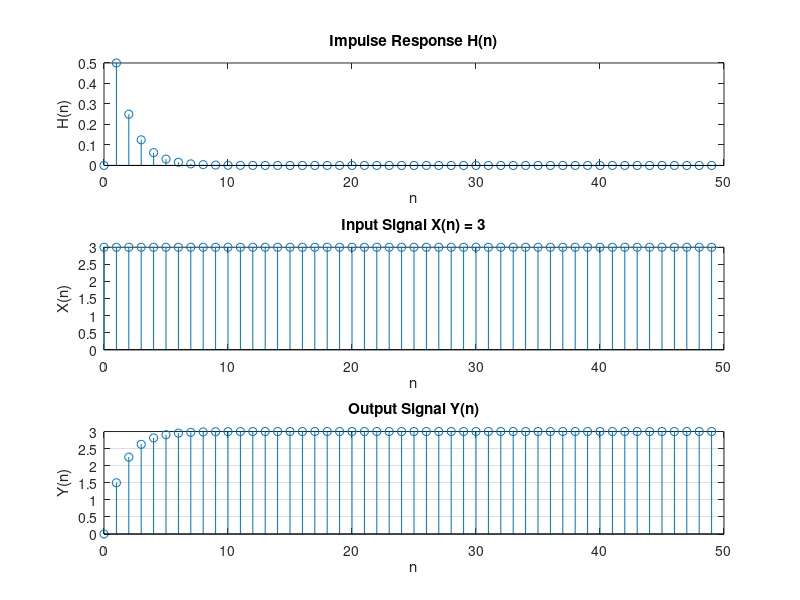

Source code (MATLAB):
% Define range for n
n = 0:49;

% Generate the impulse response H
H = zeros(1, length(n)); % Preallocate the array
for i = 1:length(n)
    if n(i) < 20 && n(i) > 0
        H(i) = (1/2)^n(i); % Define H as (1/2)^n for 0 < n < 20
    else
        H(i) = 0; % H(n) = 0 otherwise
    end
end

% Define a simple input signal X (e.g., constant 3 for all n)
X = 3 * ones(1, length(n)); % Simple input signal: X(n) = 3 for all n

% Manual convolution of X and H
len_X = length(X);
len_H = length(H);
Y = zeros(1, len_X + len_H - 1); % Preallocate for the result of the convolution

for i = 1:len_X
    for j = 1:len_H
        Y(i + j - 1) = Y(i + j - 1) + X(i) * H(j); % Convolution sum
    end
end

% Truncate the result to length of n (since we are only interested in 0 < n < 50)
Y = Y(1:length(n)); % Adjust length to match the time range

% Plot the results using subplot
figure;

% Plot impulse response H
subplot(3, 1, 1);
stem(n, H(1:length(n))); % Ensure H is plotted up to length(n)
title('Impulse Response H(n)');
xlabel('n');
ylabel('H(n)');

% Plot input signal X
subplot(3, 1, 2);
stem(n, X); % X already has the correct length
title('Input Signal X(n) = 3');
xlabel('n');
ylabel('X(n)');

% Plot output signal Y
subplot(3, 1, 3);
stem(n, Y); % Ensure Y is plotted up to length(n)
title('Output Signal Y(n)');
xlabel('n');
ylabel('Y(n)');

% Display the figure
grid on;
